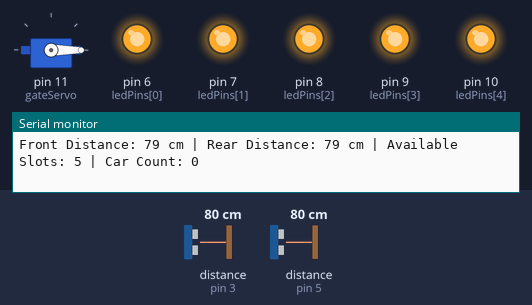
Bench run of a sketch on a simulated Arduino Uno, built with avr-gcc and run on an emulated ATmega328P. Parts: servo, output pins drawn as LEDs (lit = HIGH), the last lines printed to the serial monitor. Wiring (inferred from the names in the program): 2 × ultrasonic range finder: trigger pin 2, echo pin 3 / trigger pin 4, echo pin 5. The inputs (shaded band) are chosen by the test bench; at power-on: distance to the obstacle (sensors on pin 3, pin 5) 80 cm. The echo pulse lasts 58.3 µs per cm; pins used as bus, display or sensor lines are not drawn.

Above: at 1.2 s.
1.3 s: distance to the obstacle (sensor on pin 3) set to 17 cm
4.3 s: distance to the obstacle (sensor on pin 3) set to 13 cm
At 4.9 s:
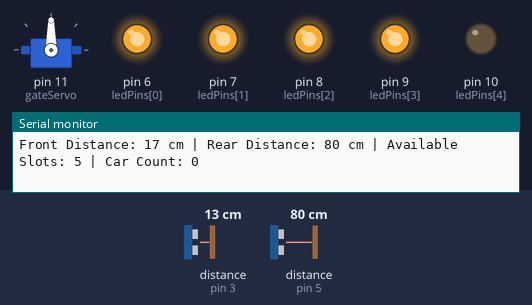
9.9 s: distance to the obstacle (sensor on pin 5) set to 17 cm
12.9 s: distance to the obstacle (sensor on pin 5) set to 13 cm
At 15.6 s:
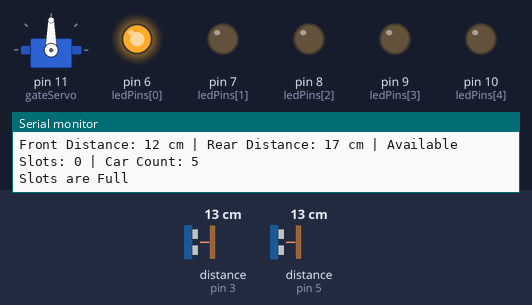
15.9 s: distance to the obstacle (sensor on pin 3) set to 18 cm
At 18.9 s:
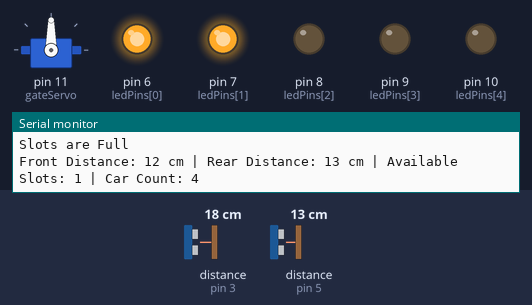
Timing chart, 0 to 28.0 s (numbered marks = the images above; inputs shaded):
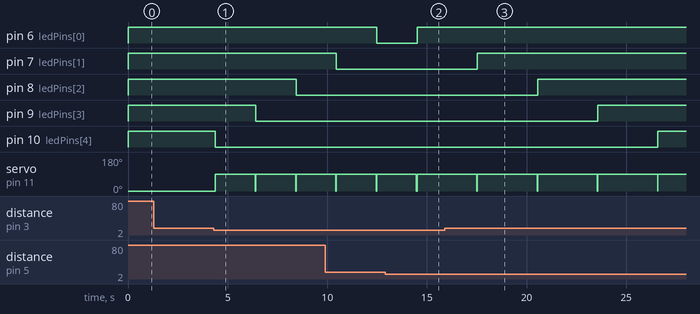

The sketch:

sketch_nov5a.ino
```cpp
#include <Servo.h>

Servo gateServo; // Define a servo object for the gate
const int trigFrontPin = 2;
const int echoFrontPin = 3;
const int trigRearPin = 4;
const int echoRearPin = 5;
const int gateOpenAngle = 90;    // Angle to open the gate
const int gateClosedAngle = 0; // Angle to close the gate
const int numberOfSlots = 5;
int availableSlots = numberOfSlots;
const int ledPins[] = {6, 7, 8, 9, 10};
int carCount = 0; // Initialize car count

void setup()
{
  gateServo.attach(11); // Servo motor control pin
  pinMode(trigFrontPin, OUTPUT);
  pinMode(echoFrontPin, INPUT);
  pinMode(trigRearPin, OUTPUT);
  pinMode(echoRearPin, INPUT);
  gateServo.write(0);
  for (int i = 0; i < numberOfSlots; i++)
  {
    pinMode(ledPins[i], OUTPUT);
  }
  updateLEDs();

  Serial.begin(9600);
}

void loop()
{
  long frontDistance = measureDistance(trigFrontPin, echoFrontPin);
  long rearDistance = measureDistance(trigRearPin, echoRearPin);

  // Check if a car is entering from the front
  if (frontDistance < 15)
  {
    if (availableSlots > 0)
    {
      openGate();
      availableSlots--;
      carCount++;
      updateLEDs();
      delay(2000); // Allow 3 seconds for a car to pass through
      closeGate();
    }
    else if (availableSlots == 0)
    {
      Serial.println("Slots are Full");
    }
  }

  // Check if a car is leaving from the rear
  if (rearDistance < 15)
  {
    if (availableSlots > -1 && availableSlots < 5)
    {
      availableSlots++;
      carCount--;
      updateLEDs();
      openGate();
      delay(3000);
      closeGate();
    } // Delay to prevent multiple counts for the same car
  }

  // Display information on Serial Monitor
  Serial.print("Front Distance: ");
  Serial.print(frontDistance);
  Serial.print(" cm | Rear Distance: ");
  Serial.print(rearDistance);
  Serial.print(" cm | Available Slots: ");
  Serial.print(availableSlots);
  Serial.print(" | Car Count: ");
  Serial.println(carCount);
}

long measureDistance(int trigPin, int echoPin)
{
  digitalWrite(trigPin, LOW);
  delayMicroseconds(2);
  digitalWrite(trigPin, HIGH);
  delayMicroseconds(10);
  digitalWrite(trigPin, LOW);

  return pulseIn(echoPin, HIGH) / 58.2; // Calculate distance in centimeters
}

void openGate()
{
  gateServo.write(gateOpenAngle);
}

void closeGate()
{
  gateServo.write(gateClosedAngle);
}

void updateLEDs()
{
  if (availableSlots == 0)
  {
    digitalWrite(ledPins[0], LOW);
    digitalWrite(ledPins[1], LOW);
    digitalWrite(ledPins[2], LOW);
    digitalWrite(ledPins[3], LOW);
    digitalWrite(ledPins[4], LOW);
  }
  if (availableSlots == 1)
  {
    digitalWrite(ledPins[0], HIGH);
    digitalWrite(ledPins[1], LOW);
    digitalWrite(ledPins[2], LOW);
    digitalWrite(ledPins[3], LOW);
    digitalWrite(ledPins[4], LOW);
  }
  if (availableSlots == 2)
  {
    digitalWrite(ledPins[0], HIGH);
    digitalWrite(ledPins[1], HIGH);
    digitalWrite(ledPins[2], LOW);
    digitalWrite(ledPins[3], LOW);
    digitalWrite(ledPins[4], LOW);
  }
  if (availableSlots == 3)
  {
    digitalWrite(ledPins[0], HIGH);
    digitalWrite(ledPins[1], HIGH);
    digitalWrite(ledPins[2], HIGH);
    digitalWrite(ledPins[3], LOW);
    digitalWrite(ledPins[4], LOW);
  }
  if (availableSlots == 4)
  {
    digitalWrite(ledPins[0], HIGH);
    digitalWrite(ledPins[1], HIGH);
    digitalWrite(ledPins[2], HIGH);
    digitalWrite(ledPins[3], HIGH);
    digitalWrite(ledPins[4], LOW);
  }
  if (availableSlots == 5)
  {
    digitalWrite(ledPins[0], HIGH);
    digitalWrite(ledPins[1], HIGH);
    digitalWrite(ledPins[2], HIGH);
    digitalWrite(ledPins[3], HIGH);
    digitalWrite(ledPins[4], HIGH);
  }
}
```

Measured:
- the behaviour switches between 16 and 15 cm on distance to the obstacle (sensor on pin 3) (found by bisection; images 0 and 1)
- the behaviour switches between 15 and 14 cm on distance to the obstacle (sensor on pin 5) (found by bisection; images 1 and 2)
- after the input at 4.3 s, pin 8 (ledPins[2]): HIGH → LOW after 4.1 s; pin 9 (ledPins[3]): HIGH → LOW after 2.1 s; pin 10 (ledPins[4]): HIGH → LOW after 0.08 s; servo on pin 11 (gateServo): 0° → 90° after 0.08 s
- after the input at 12.9 s, pin 6 (ledPins[0]): LOW → HIGH after 1.6 s
- after the input at 15.9 s, pin 6 (ledPins[0]): stops changing and stays HIGH; pin 7 (ledPins[1]): LOW → HIGH after 1.6 s; pin 8 (ledPins[2]): LOW → HIGH after 4.6 s; pin 9 (ledPins[3]): LOW → HIGH after 7.7 s; pin 10 (ledPins[4]): LOW → HIGH after 10.7 s
